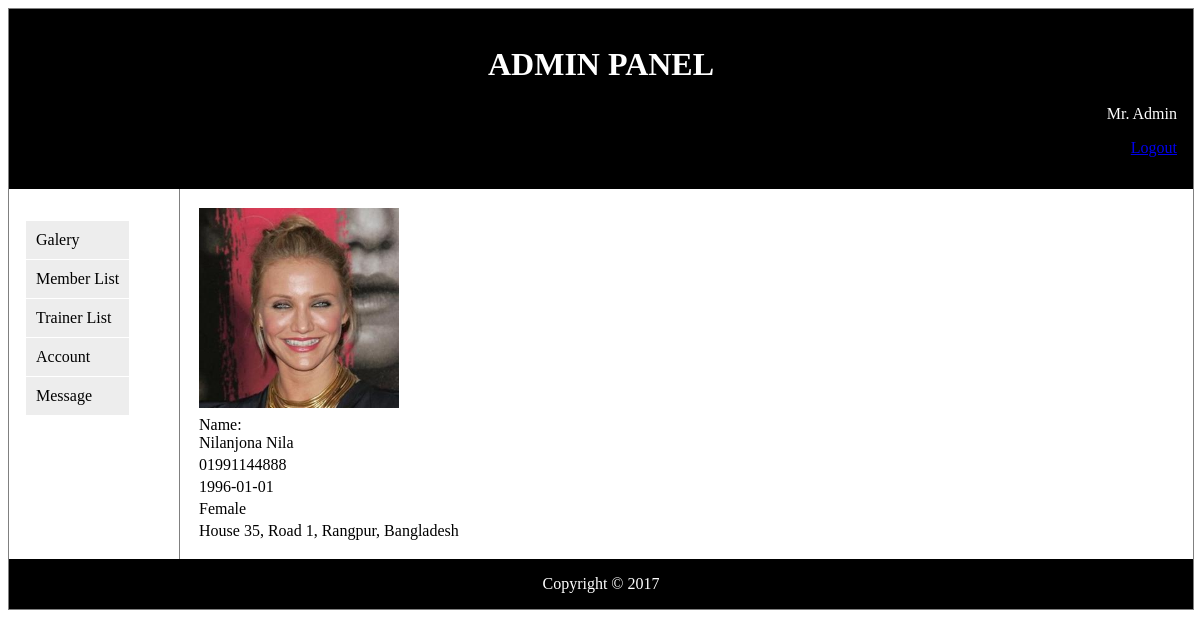
Page /admin/user_profile_view.php?view=nila (signed in) on the committed database.
### tables this page shows
CREATE TABLE `users_information` (
  `user_name` varchar(32) NOT NULL,
  `name` varchar(32) NOT NULL,
  `contact_number` varchar(14) NOT NULL,
  `date_of_birth` date NOT NULL,
  `gender` varchar(6) NOT NULL,
  `image_path` varchar(100) NOT NULL DEFAULT 'default.png',
  `address` varchar(100) NOT NULL
);

### admin/user_profile_view.php (the view)
<?php
include 'header.php';
?>
<?php
	if (isset($_GET['view'])) {
			$user_id = trim($_GET['view']);
			$sql = "SELECT * FROM `users_information` WHERE `user_name` = '$user_id'";
				$result = $GLOBALS['connection']->query($sql);
				if ($result->num_rows==1) {
					$row = $result->fetch_assoc();
					?>
					<article>
						<table>
							<tr>
								<td><img src="../images/<?php echo $row['image_path'];?>" style="width: 200px;height: 200px;"></td>
							</tr>
							<tr>
								<td>Name:<br><?php echo $row['name'];?></td>
							</tr>
							<tr>
								<td><?php echo $row['contact_number'];?></td>
							</tr>
							<tr>
							<td><?php echo $row['date_of_birth'];?></td>
							</tr>
							<tr>
							<td><?php echo $row['gender'];?></td>
							</tr>
							<tr>
							<td><?php echo $row['address'];?></td>
							</tr>
						</table>
					</article>
					<?php
				}else{
					echo "Data not Found.";
				}
	}
?>
<?php
include 'footer.php';
?>

### admin/css/style.css (style rules this page uses)
article { margin-left: 170px; border-left: 1px solid gray; padding: 1em; overflow: hidden; }

### rows in the picture
users_information: image_path (picture), name "Nilanjona Nila", contact_number "01991144888", date_of_birth "1996-01-01", gender "Female", address "House 35, Road 1, Rangpur, Bangladesh"

### other values in the picture
$admin_name "Mr. Admin"
